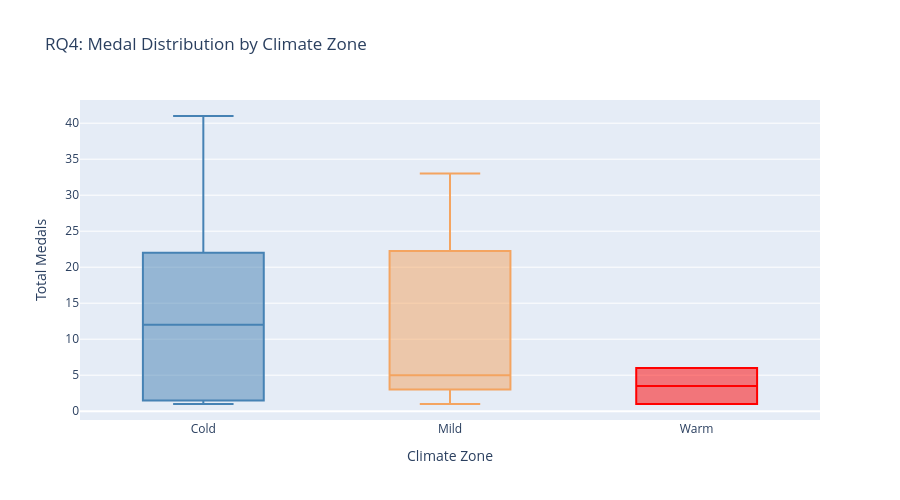

Notebook source saved alongside this figure:
### Markdown cell above
### Box Plot: Medal Distribution by Climate Zone

To compare medal distributions across climate groups more clearly, we use a box plot showing the spread and median of total medals for each climate zone.

### Code cell
# Box plot: medal distribution by climate zone
fig2 = px.box(
    country_df,
    x="climate_zone",
    y="Total",
    color="climate_zone",
    color_discrete_map={"Cold": "steelblue", "Mild": "sandybrown", "Warm": "red"},
    title="RQ4: Medal Distribution by Climate Zone",
    labels={"climate_zone": "Climate Zone", "Total": "Total Medals"},
    category_orders={"climate_zone": ["Cold", "Mild", "Warm"]}
)
fig2.update_layout(height=500, showlegend=False)
fig2.show() #interactive

fig2.show(renderer="png") #static

### Figure 1 — Plotly figure (JSON) as saved in the notebook; plotly's stock layout.template omitted (floating-point values rounded to 4 significant figures)
{"data": [{"alignmentgroup": "True", "hovertemplate": "Climate Zone=%{x}<br>Total Medals=%{y}<extra></extra>", "legendgroup": "Cold", "marker": {"color": "steelblue"}, "name": "Cold", "notched": false, "offsetgroup": "Cold", "orientation": "v", "showlegend": true, "type": "box", "x": ["Cold", "Cold", "Cold", "Cold", "Cold", "Cold", "Cold", "Cold"], "x0": " ", "xaxis": "x", "y": [41, 18, 23, 21, 1, 6, 2, 1], "y0": " ", "yaxis": "y"}, {"alignmentgroup": "True", "hovertemplate": "Climate Zone=%{x}<br>Total Medals=%{y}<extra></extra>", "legendgroup": "Mild", "marker": {"color": "sandybrown"}, "name": "Mild", "notched": false, "offsetgroup": "Mild", "orientation": "v", "showlegend": true, "type": "box", "x": ["Mild", "Mild", "Mild", "Mild", "Mild", "Mild", "Mild", "Mild", "Mild", "Mild", "Mild", "Mild", "Mild", "Mild", "Mild", "Mild", "Mild", "Mild", "Mild"], "x0": " ", "xaxis": "x", "y": [33, 20, 30, 26, 23, 18, 24, 15, 10, 5, 5, 4, 3, 4, 3, 1, 1, 2, 1], "y0": " ", "yaxis": "y"}, {"alignmentgroup": "True", "hovertemplate": "Climate Zone=%{x}<br>Total Medals=%{y}<extra></extra>", "legendgroup": "Warm", "marker": {"color": "red"}, "name": "Warm", "notched": false, "offsetgroup": "Warm", "orientation": "v", "showlegend": true, "type": "box", "x": ["Warm", "Warm"], "x0": " ", "xaxis": "x", "y": [6, 1], "y0": " ", "yaxis": "y"}], "layout": {"boxmode": "overlay", "height": 500, "legend": {"title": {"text": "Climate Zone"}, "tracegroupgap": 0}, "showlegend": false, "title": {"text": "RQ4: Medal Distribution by Climate Zone"}, "xaxis": {"anchor": "y", "categoryarray": ["Cold", "Mild", "Warm"], "categoryorder": "array", "domain": [0, 1], "title": {"text": "Climate Zone"}}, "yaxis": {"anchor": "x", "domain": [0, 1], "title": {"text": "Total Medals"}}}}
